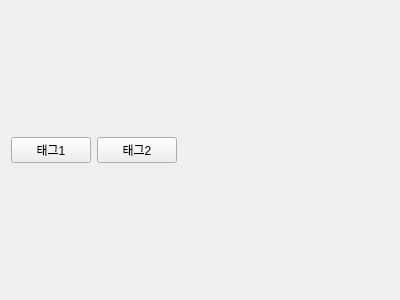
<?xml version="1.0" encoding="UTF-8"?>
<ui version="4.0">
 <class>QuickTagsWidget</class>
 <widget class="QWidget" name="QuickTagsWidget">
  <property name="geometry">
   <rect>
    <x>0</x>
    <y>0</y>
    <width>400</width>
    <height>300</height>
   </rect>
  </property>
  <property name="windowTitle">
   <string>Form</string>
  </property>
  <layout class="QHBoxLayout" name="horizontalLayout">
   <item>
    <widget class="QPushButton" name="pushButton">
     <property name="text">
      <string>태그1</string>
     </property>
     <property name="checkable">
      <bool>true</bool>
     </property>
    </widget>
   </item>
   <item>
    <widget class="QPushButton" name="pushButton_2">
     <property name="text">
      <string>태그2</string>
     </property>
     <property name="checkable">
      <bool>true</bool>
     </property>
    </widget>
   </item>
   <item>
    <spacer name="horizontalSpacer">
     <property name="orientation">
      <enum>Qt::Horizontal</enum>
     </property>
     <property name="sizeHint" stdset="0">
      <size>
       <width>40</width>
       <height>20</height>
      </size>
     </property>
    </spacer>
   </item>
  </layout>
 </widget>
 <resources/>
 <connections/>
</ui>
